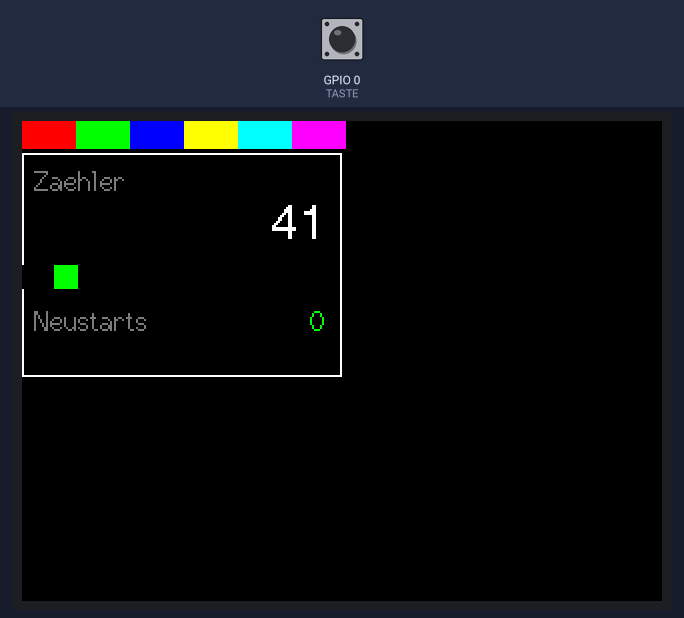
Simulated run of this sketch. Board: Seeed XIAO ESP32-S3. Shown: 320×240 colour display. The inputs (shaded band) are chosen by the test bench; at power-on: GPIO 0 (TASTE) HIGH. What the sketch prints to the serial monitor is not drawn.

Above: at 1.9 s.
2.0 s: GPIO 0 (TASTE) pulled LOW for 3.2 s
At 3.1 s:
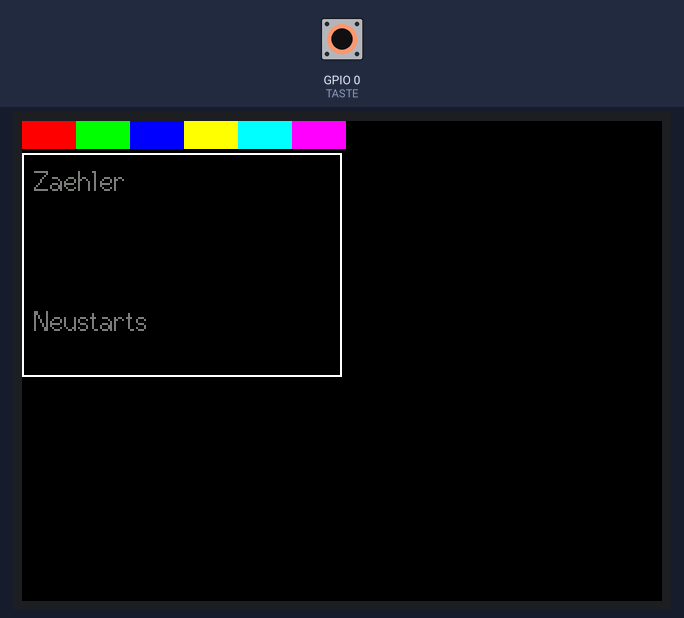
5.8 s: GPIO 0 (TASTE) pulled LOW for 0.15 s
At 5.94 s:
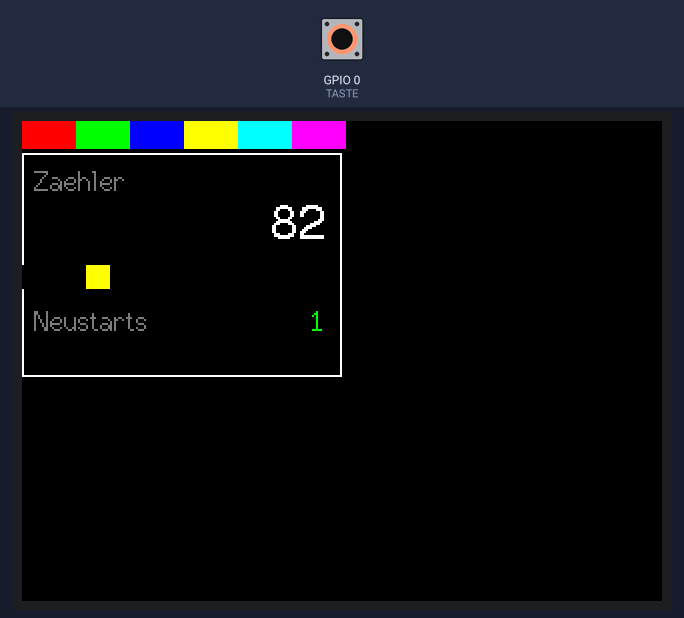
6.5 s: GPIO 0 (TASTE) pulled LOW for 1 s
At 7.66 s:
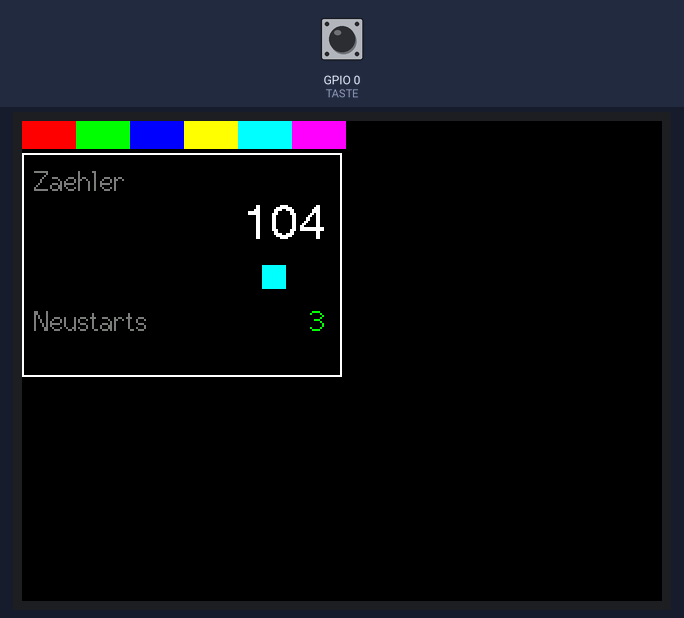
8.1 s: GPIO 0 (TASTE) pulled LOW for 0.15 s
At 8.58 s:
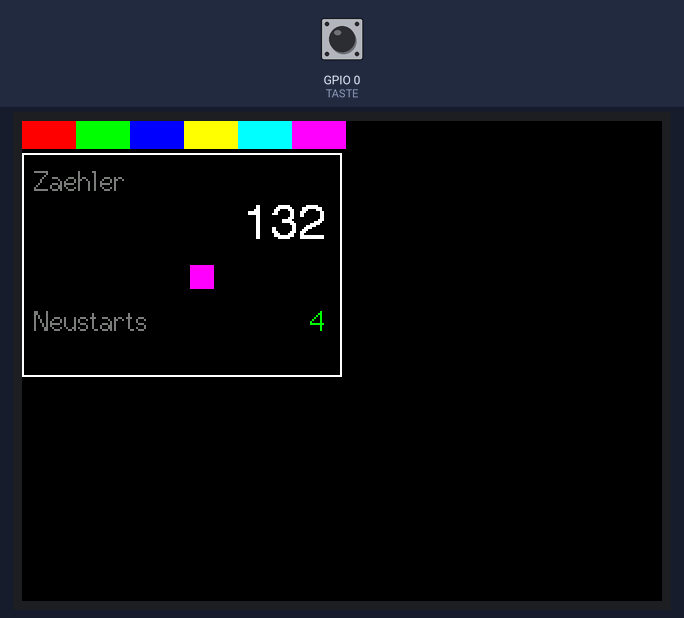
Timing chart, 0 to 9.8 s (numbered marks = the images above; inputs shaded):
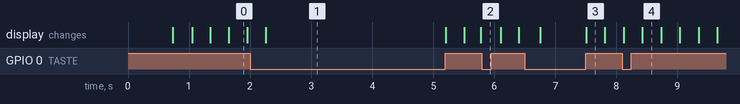

The sketch:

display_test.ino
```cpp
// Display wiring test: draws continuously so that, while bending the wires,
// you immediately see which line has a loose contact. No Wi-Fi, display only.
//
// The display is NOT re-initialized automatically (that caused a short white
// flash by itself). After a fault: briefly press the BOOT button (B) on the XIAO;
// the display is re-initialized and the "Neustarts" (restarts) counter goes up.
//
// What you see -> which line:
//  * screen suddenly turns WHITE and stays white until you press B -> RES (pin 5) or VCC (pin 2)
//  * backlight flickers or goes off (screen dark)             -> LEDA (pin 8) or GND (pin 1)
//  * single wrong pixels, stripes or wrong colors that
//    disappear again on the next pass                        -> SCK (pin 3) or SDA (pin 4)
//  * graphics end up in the wrong place / line patterns       -> RS (pin 6)
//  * screen FREEZES (moving bar and counter stop),
//    but does not turn white (also SCK/SDA if fully lost)     -> CS (pin 7)
// The serial monitor shows that the XIAO itself keeps running.

#include <TFT_eSPI.h>
#include <SPI.h>

TFT_eSPI tft = TFT_eSPI();
const int   DREHUNG = 3;      // display orientation: 1 = landscape, 3 = landscape rotated by 180°

unsigned long zaehler = 0, neustarts = 0;
unsigned long letzteFarbe = 0;
const int TASTE = 0;               // BOOT button on the XIAO ESP32-S3
int balkenX = 0, farbIndex = 0;
const uint16_t farben[] = {TFT_RED, TFT_GREEN, TFT_BLUE, TFT_YELLOW, TFT_CYAN, TFT_MAGENTA};

void grundbild() {
  tft.fillScreen(TFT_BLACK);
  // color bars at the top: make color errors (SDA/SCK) visible
  for (int i = 0; i < 6; ++i) tft.fillRect(i * 27, 0, 27, 14, farben[i]);
  // frame: makes offsets (RS) visible
  tft.drawRect(0, 16, 160, 112, TFT_WHITE);
  tft.setTextDatum(TL_DATUM);
  tft.setTextColor(TFT_DARKGREY, TFT_BLACK);
  tft.drawString("Zaehler", 6, 22, 2);
  tft.drawString("Neustarts", 6, 92, 2);
}

void setup() {
  Serial.begin(115200);
  delay(500);
  Serial.println("Wackeltest gestartet");
  pinMode(TASTE, INPUT_PULLUP);
  tft.init();
  tft.setRotation(DREHUNG);
  grundbild();
}

void loop() {
  unsigned long jetzt = millis();

  // BOOT button pressed: re-initialize the display (after a loose contact)
  if (digitalRead(TASTE) == LOW) {
    tft.init();
    tft.setRotation(DREHUNG);
    grundbild();
    ++neustarts;
    Serial.println("Display per Taste neu gestartet");
    while (digitalRead(TASTE) == LOW) delay(10);   // wait until released
  }

  // big counter, runs continuously (if it stops -> screen frozen)
  ++zaehler;
  tft.setTextDatum(TR_DATUM);
  tft.setTextColor(TFT_WHITE, TFT_BLACK);
  tft.drawString("   " + String(zaehler), 152, 40, 4);
  tft.setTextColor(TFT_GREEN, TFT_BLACK);
  tft.drawString("   " + String(neustarts), 152, 92, 2);

  // moving bar across the screen
  tft.fillRect(balkenX, 72, 12, 12, TFT_BLACK);
  balkenX = (balkenX + 4) % 148;
  tft.fillRect(balkenX, 72, 12, 12, farben[farbIndex]);

  // bar color changes every second
  if (jetzt - letzteFarbe > 1000) {
    letzteFarbe = jetzt;
    farbIndex = (farbIndex + 1) % 6;
    Serial.printf("laeuft: Zaehler %lu, Neustarts %lu\n", zaehler, neustarts);
  }

  delay(20);
}
```
